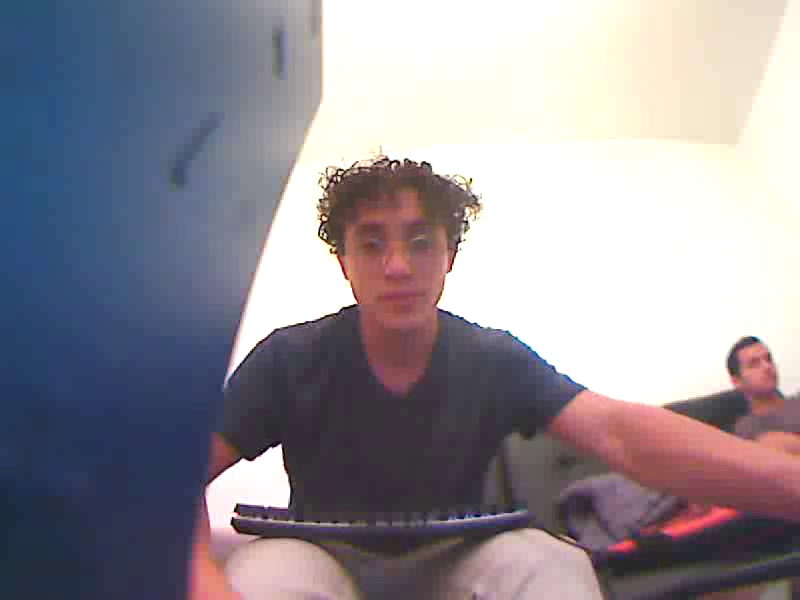
#> input picture frame 14 of face_capture.avi, 800 x 600 px
$ python dlib_hog_face_detection.py   (older library calls are emulated)
#> lines starting #> are read from the running program, lines starting #| are printed output that depends on the picture
import cv2
# import dlib
import camera_details

def calculate_image_blur(image):
    image = cv2.cvtColor(image, cv2.COLOR_BGR2GRAY)
    is_valid_threshold = 300
    blur = cv2.Laplacian(image, cv2.CV_64F).var()
    print(blur)
    return blur > is_valid_threshold


def get_detector():
    # return dlib.get_frontal_face_detector()
    return None


def check_frontal_and_blur(frame, detector, desired_size):
    is_frontal = get_frontal_dlib(frame, detector, desired_size)
    if is_frontal is not None:
        return calculate_image_blur(is_frontal)
    return False


def get_frontal_dlib(frame, detector, desired_size):
    gray = cv2.cvtColor(frame, cv2.COLOR_BGR2GRAY)
    detected = detector(gray, 0)
    if len(detected) != 0:
        detected_face = detected[0]
        left, right, top, bottom = scale_rectangle(detected_face,
                                                   desired_size)
        new_frame = frame[top:bottom,
                          left:right]
        return new_frame
    return None


def scale_rectangle(rect, desired_size):
    left, right = rect.left(), rect.right()
    if left < 0:
        left = 0
    # If Odd
    if right - left % 2 == 1:
        right += 1
    curr_size = right - left
    to_add_to_both_sides = int((desired_size[0] - curr_size) / 2)
    left -= to_add_to_both_sides
    right += to_add_to_both_sides

    top, bottom = rect.top(), rect.bottom()
    if top < 0:
        top = 0
    # If Odd
    if bottom - top % 2 == 1:
        bottom += 1
    curr_size = bottom - top
    to_add_to_both_sides = int((desired_size[1] - curr_size) / 2)
    top -= to_add_to_both_sides
    bottom += to_add_to_both_sides

    return left, left + desired_size[0], top, top + desired_size[1]


def main():
    cap = cv2.VideoCapture("./face_capture.avi")
    detector = get_detector()
    desired_size = (112, 112)

    valids = []
    while(cap.isOpened()):
        ret, frame = cap.read()
#> frame is the input picture: shape (600, 800, 3); mean B, G, R 150.7, 142.3, 147.1
        if ret is True:
            new_frame = get_frontal_dlib(frame, detector, desired_size)
#> in get_frontal_dlib, `gray = cv2.cvtColor(frame, cv2.COLOR_BGR2GRAY)`:
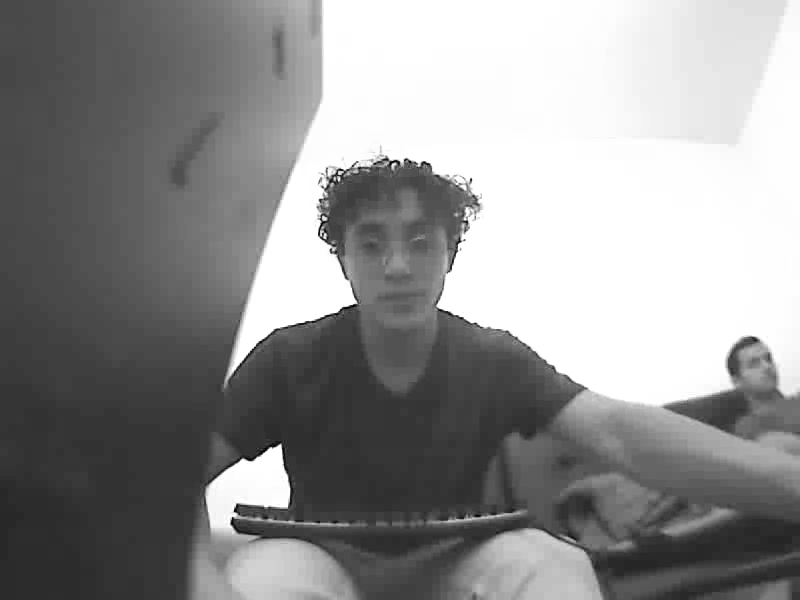
#> gray: shape (600, 800); min 1, max 255, mean 144.7
            if new_frame is None:
                continue
            if not calculate_image_blur(new_frame):
                continue

            valids.append(new_frame)
            cv2.imshow('Image', new_frame)
            if cv2.waitKey(25) & 0xFF == ord('q'):
                break
        else:
            break

    video = cv2.VideoWriter("./face_capture_blur_frontal.avi",
                            camera_details.four_cc,
                            camera_details.fps,
                            (112,
                             112))
    print(len(valids))
    for image in valids:
        if image is not None:
            video.write(image)
    video.release()

if __name__ == "__main__":
#> (the run stopped early here; a loop or call above may not have finished)

$ run again, starting later in the video
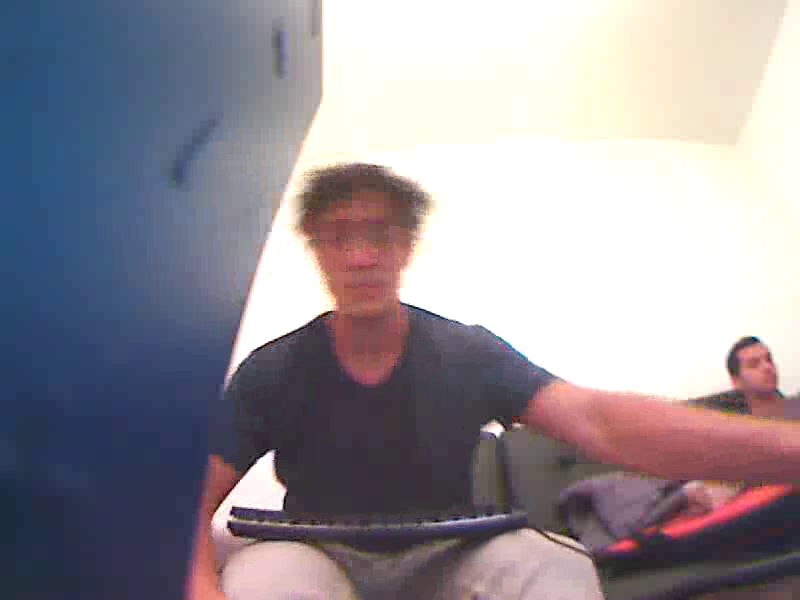
#> input picture frame 63 of face_capture.avi, 800 x 600 px
#> in main, frame is the input picture: shape (600, 800, 3); mean B, G, R 152.8, 144.8, 150.2
#> in get_frontal_dlib, `gray = cv2.cvtColor(frame, cv2.COLOR_BGR2GRAY)`:
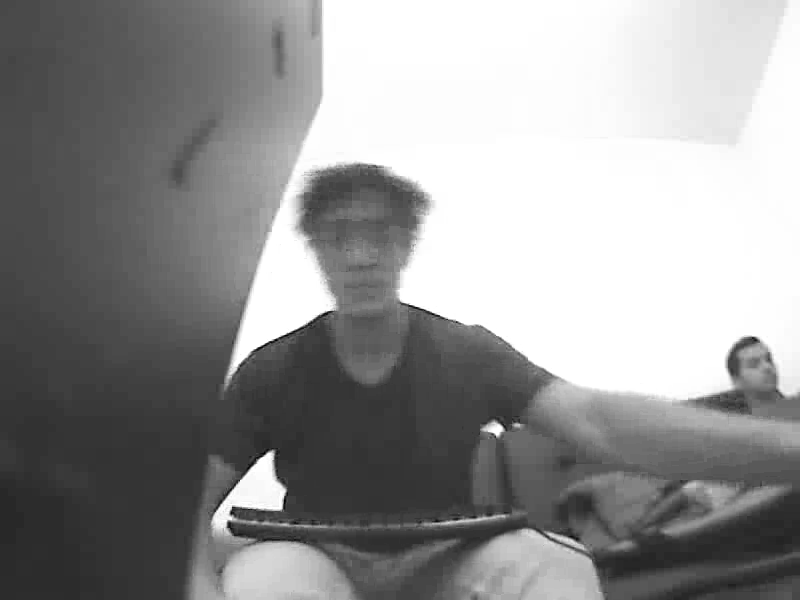
#> gray: shape (600, 800); min 0, max 255, mean 147.3

$ run again, starting later in the video
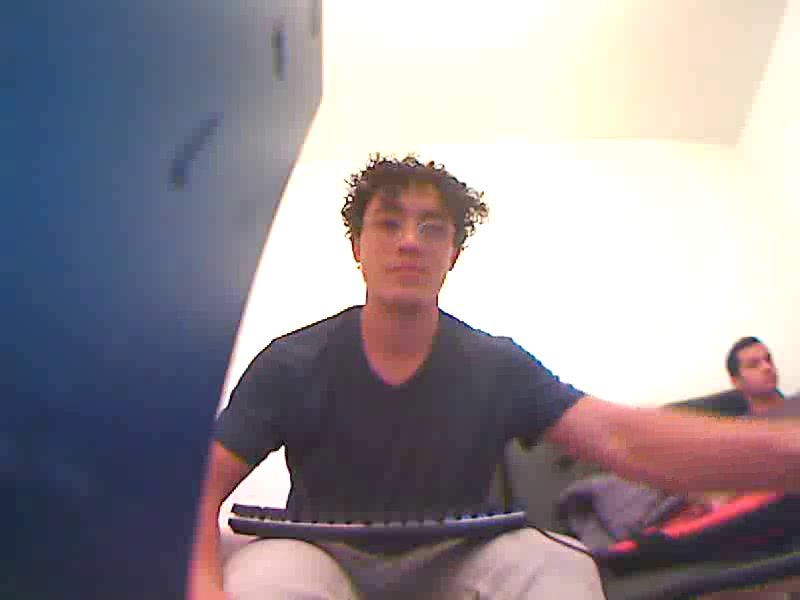
#> input picture frame 112 of face_capture.avi, 800 x 600 px
#> in main, frame is the input picture: shape (600, 800, 3); mean B, G, R 150.8, 143.7, 150.5
#> in get_frontal_dlib, `gray = cv2.cvtColor(frame, cv2.COLOR_BGR2GRAY)`:
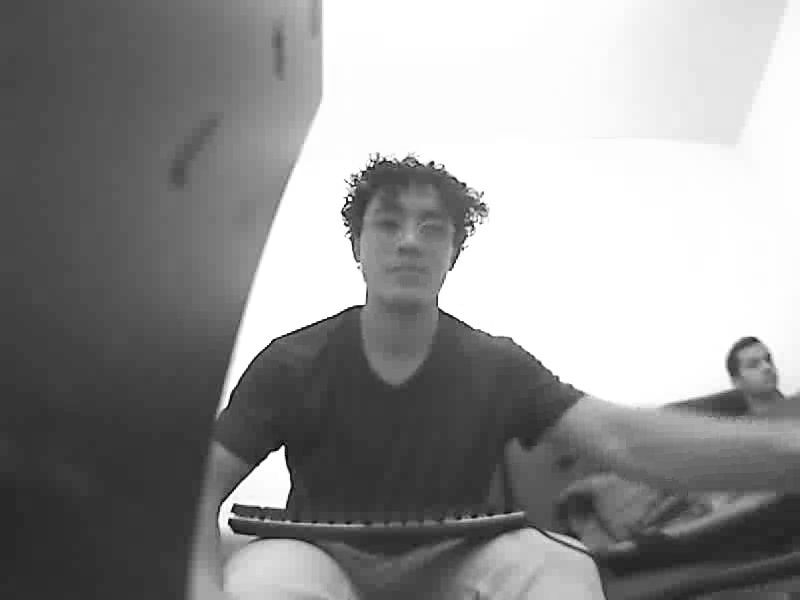
#> gray: shape (600, 800); min 0, max 255, mean 146.5
